Frame 1 (no input): blank canvas, image omitted
Frame 60 (no input): blank canvas, image omitted
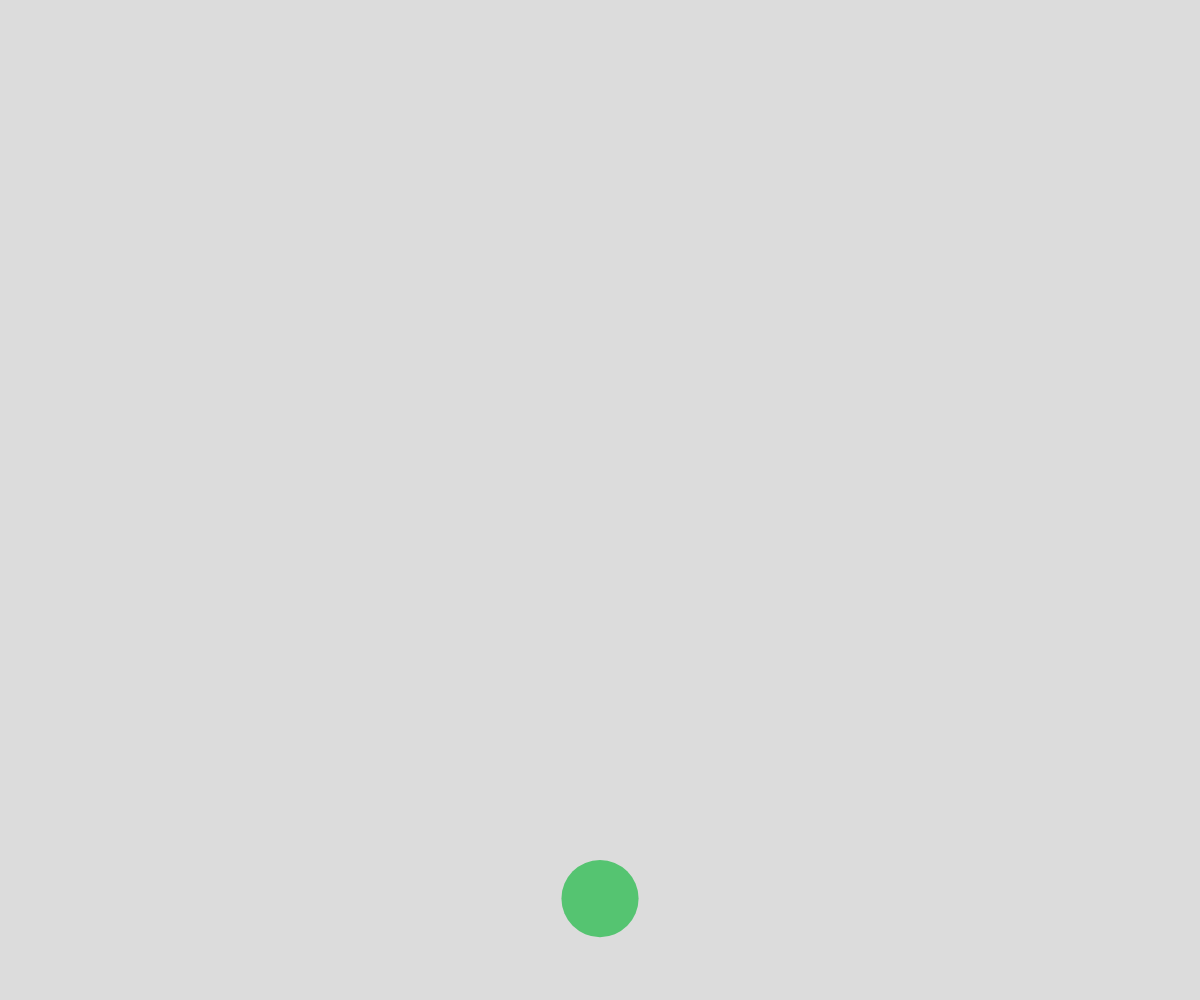
Frame 120 (the mouse pressed at the canvas centre since frame 60)

The p5.js sketch whose frames 1 and 60 were blank and that drew this single picture after the mouse press (run headless with seeded random() and noise() and a simulated clock; from frame 60 on, the mouse is pressed at the canvas centre):

// p5.js sketch
// ── sketch.js
// Project Title
// Your Name
// Date
//
// Extra for Experts:
// - describe what you did to take this project "above and beyond"

let shapes = [];


function setup() {
  createCanvas(windowWidth, windowHeight);
  
}

function draw() {
  background(220);
  for (let i = 0; i <shapes.length; i++) {
    shapes[i].y += shapes[i].dy;

    noStroke()
    fill(shapes[i].color);
    ellipse(shapes[i].x,shapes[i].y,shapes[i].radius*2)
  }
}

function mousePressed() {
  let someShape ={
    x: mouseX,
    y: mouseY,
    radius: random(10,50),
    color: color(random(255),random(255),random(255),random(255)),
    dy: random(1,20)
  };

  shapes.push(someShape);
}
